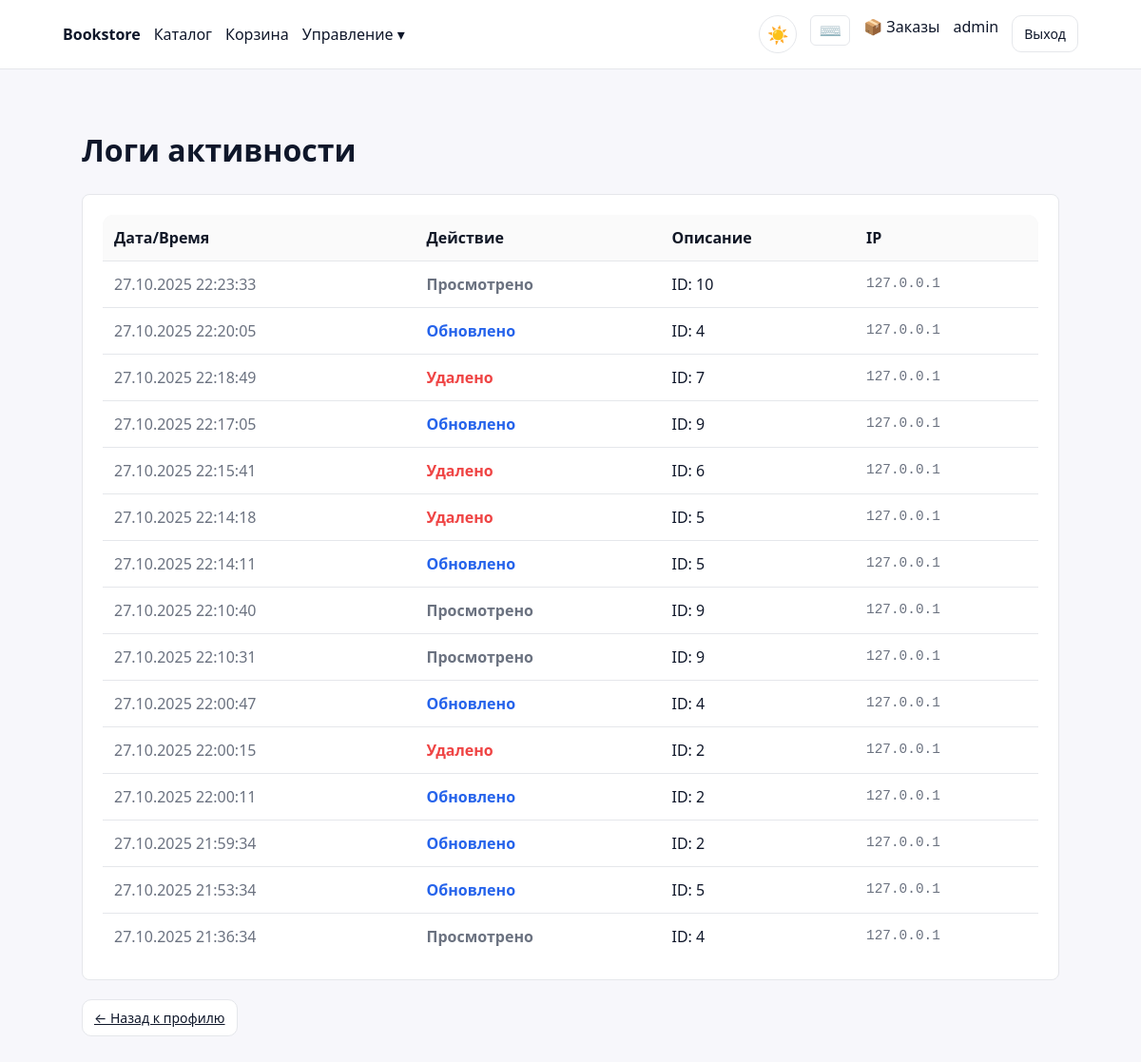
The page /profile/logs/ (signed in) on the database as committed earlier.
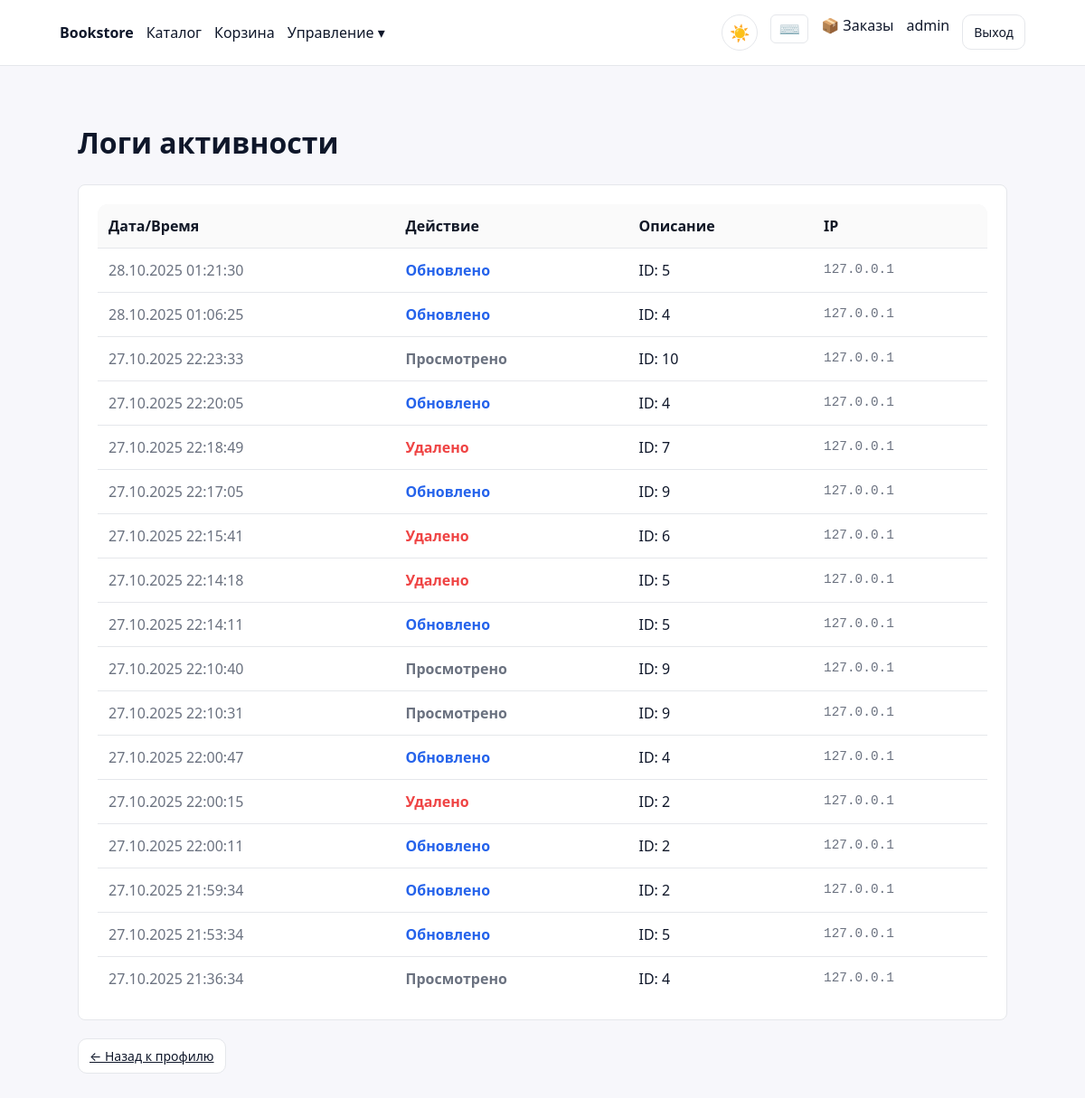
The same page on the database as committed later.
### backend/apps/core/models.py (models this page shows, shortened)
class AuditLog(models.Model):
    ACTION_CHOICES = [
        ('created', 'Создано'),
        ('updated', 'Обновлено'),
        ('deleted', 'Удалено'),
        ('viewed', 'Просмотрено'),
        ('login', 'Вход в систему'),
        ('logout', 'Выход из системы'),
        ('registered', 'Регистрация'),
        ('backup_created', 'Создана резервная копия'),
        ('backup_restored', 'Восстановлена резервная копия'),
        ('backup_deleted', 'Удалена резервная копия'),
    ]
    action = models.CharField(max_length=100, choices=ACTION_CHOICES)
    actor = models.ForeignKey('auth.User', null=True, blank=True, on_delete=models.SET_NULL, related_name='audit_logs')
    content_type = models.ForeignKey(ContentType, on_delete=models.SET_NULL, null=True, blank=True)
    object_id = models.PositiveIntegerField(null=True, blank=True)
    content_object = GenericForeignKey('content_type', 'object_id')
    description = models.TextField(blank=True, help_text='Детальное описание действия пользователя')
    old_data = models.JSONField(null=True, blank=True)
    new_data = models.JSONField(null=True, blank=True)
    path = models.CharField(max_length=255, blank=True)
    method = models.CharField(max_length=10, blank=True)
    ip_address = models.GenericIPAddressField(null=True, blank=True)
    user_agent = models.TextField(blank=True)
    created_at = models.DateTimeField(auto_now_add=True)
    class Meta:
        ordering = ['-created_at']
        indexes = [
            models.Index(fields=['content_type', 'object_id']),
            models.Index(fields=['actor', 'created_at']),
            models.Index(fields=['action', 'created_at']),
        ]

### backend/apps/web/buyer_views.py (the view)
# urls.py: path('profile/logs/', buyer_views.user_activity_logs, name='user-activity-logs'),
@admin_required
def user_activity_logs(request):
    logs = AuditLog.objects.all().select_related('actor', 'content_type').order_by('-created_at')[:100]
    context = {
        'logs': logs,
    }
    return render(request, 'web/buyer/activity_logs.html', context)

### templates/web/buyer/activity_logs.html (shortened to what this page needs)
{% extends 'web/base.html' %}
{% block content %}
<div style="max-width: 1400px; margin: 0 auto; padding: 20px;">
	<h1>Логи активности</h1>
	<div style="background: #fff; padding: 20px; border-radius: 8px; border: 1px solid #e5e7eb; margin-top: 20px; overflow-x: auto;">
		<table style="width: 100%; border-collapse: collapse;">
			<thead style="background: #f9fafb;">
				<tr>
					<th style="padding: 12px; text-align: left; font-weight: 600;">Дата/Время</th>
					<th style="padding: 12px; text-align: left; font-weight: 600;">Действие</th>
					<th style="padding: 12px; text-align: left; font-weight: 600;">Описание</th>
					<th style="padding: 12px; text-align: left; font-weight: 600;">IP</th>
				</tr>
			</thead>
			<tbody>
				{% for log in logs %}
				<tr style="border-top: 1px solid #e5e7eb;">
					<td style="padding: 12px; color: #6b7280; white-space: nowrap;">
						{{ log.created_at|date:"d.m.Y H:i:s" }}
					</td>
					<td style="padding: 12px;">
						{% if log.action == 'created' %}
							<span style="color: #10b981; font-weight: 600;">Создано</span>
						{% elif log.action == 'updated' %}
							<span style="color: #2563eb; font-weight: 600;">Обновлено</span>
						{% elif log.action == 'deleted' %}
							<span style="color: #ef4444; font-weight: 600;">Удалено</span>
						{% elif log.action == 'viewed' %}
							<span style="color: #6b7280; font-weight: 600;">Просмотрено</span>
						{% elif log.action == 'login' %}
							<span style="color: #10b981; font-weight: 600;">Вход</span>
						{% elif log.action == 'logout' %}
							<span style="color: #f59e0b; font-weight: 600;">Выход</span>
						{% elif log.action == 'registered' %}
							<span style="color: #8b5cf6; font-weight: 600;">Регистрация</span>
						{% else %}
							<span style="color: #6b7280;">{{ log.get_action_display }}</span>
						{% endif %}
					</td>
					<td style="padding: 12px;">
						{% if log.description %}
							{{ log.description }}
						{% elif log.content_object %}
							{{ log.content_object }}
						{% elif log.object_id %}
							ID: {{ log.object_id }}
						{% else %}
							—
						{% endif %}
					</td>
					<td style="padding: 12px; color: #6b7280; font-family: monospace; font-size: 0.9em;">
						{{ log.ip_address|default:"—" }}
					</td>
				</tr>
				{% empty %}
				<tr>
					<td colspan="4" style="padding: 40px; text-align: center; color: #6b7280;">
						Логов пока нет
					</td>
				</tr>
				{% endfor %}
			</tbody>
		</table>
	</div>
	<div style="margin-top: 20px;">
		<a href="/profile/" class="btn btn-ghost">← Назад к профилю</a>
	</div>
</div>
{% endblock %}

Rows that differ between the two databases and show on the page:
added AuditLog: created_at "28.10.2025 01:21:30", action "Обновлено", object_id "5", ip_address "127.0.0.1"
added AuditLog: created_at "28.10.2025 01:06:25", action "Обновлено", object_id "4", ip_address "127.0.0.1"
